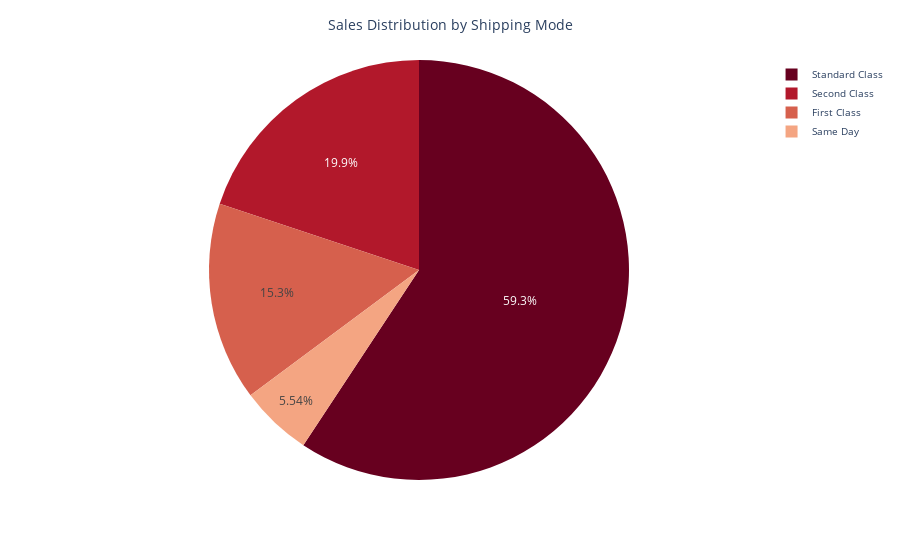

The cell this chart's notebook holds for it:
### Markdown cell above
## Shipping Mode with the Highest Sales

### Code cell
import pandas as pd
import plotly.express as px

# Group and sort data by sales per shipping mode
Top_shipping = df.groupby(["Ship Mode"]).sum(numeric_only=True).sort_values("Sales", ascending=False)
Top_shipping = Top_shipping[["Sales"]].reset_index()

# Create an interactive pie chart
fig = px.pie(
    Top_shipping, 
    names='Ship Mode', 
    values='Sales', 
    color_discrete_sequence=px.colors.sequential.RdBu  # Updated color scheme
)

# Update layout (legend smaller, title centered)
fig.update_layout(
    showlegend=True,
    legend=dict(font=dict(size=10)),
    title=dict(text="Sales Distribution by Shipping Mode", font=dict(size=14), x=0.5)
)

# Show the chart
fig.show()

### Figure 1 — Plotly figure (JSON) as saved in the notebook; plotly's stock layout.template omitted (floating-point values rounded to 4 significant figures)
{"data": [{"domain": {"x": [0, 1], "y": [0, 1]}, "hovertemplate": "Ship Mode=%{label}<br>Sales=%{value}<extra></extra>", "labels": ["Standard Class", "Second Class", "First Class", "Same Day"], "legendgroup": "", "name": "", "showlegend": true, "type": "pie", "values": [1341000.0, 449900.0, 345600.0, 125200.0]}], "layout": {"legend": {"font": {"size": 10}, "tracegroupgap": 0}, "margin": {"t": 60}, "piecolorway": ["rgb(103,0,31)", "rgb(178,24,43)", "rgb(214,96,77)", "rgb(244,165,130)", "rgb(253,219,199)", "rgb(247,247,247)", "rgb(209,229,240)", "rgb(146,197,222)", "rgb(67,147,195)", "rgb(33,102,172)", "rgb(5,48,97)"], "showlegend": true, "title": {"font": {"size": 14}, "text": "Sales Distribution by Shipping Mode", "x": 0.5}}}
